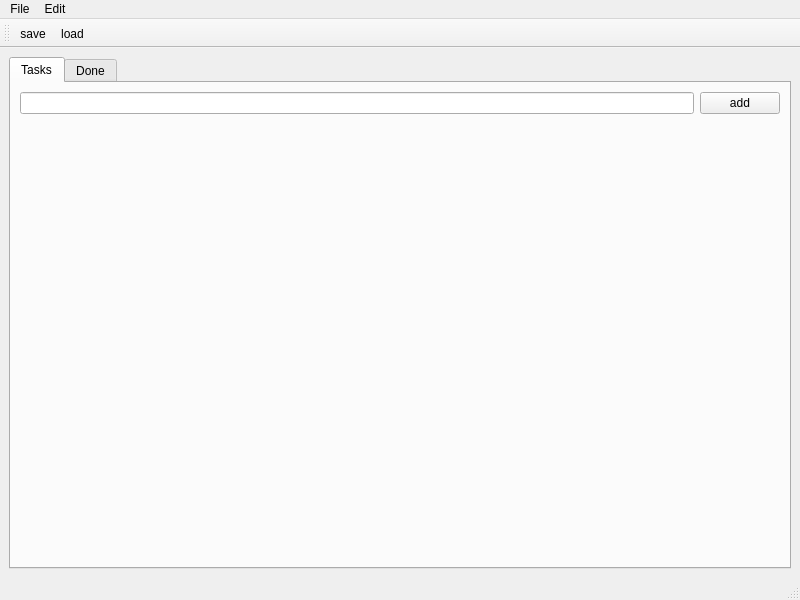
<?xml version="1.0" encoding="UTF-8"?>
<ui version="4.0">
 <class>MainWindow</class>
 <widget class="QMainWindow" name="MainWindow">
  <property name="geometry">
   <rect>
    <x>0</x>
    <y>0</y>
    <width>800</width>
    <height>600</height>
   </rect>
  </property>
  <property name="windowTitle">
   <string>MainWindow</string>
  </property>
  <widget class="QWidget" name="centralwidget">
   <property name="sizePolicy">
    <sizepolicy hsizetype="Minimum" vsizetype="Minimum">
     <horstretch>0</horstretch>
     <verstretch>0</verstretch>
    </sizepolicy>
   </property>
   <layout class="QHBoxLayout" name="horizontalLayout">
    <property name="sizeConstraint">
     <enum>QLayout::SetMinimumSize</enum>
    </property>
    <item>
     <widget class="QTabWidget" name="tabWidget">
      <property name="currentIndex">
       <number>0</number>
      </property>
      <widget class="QWidget" name="taskTab">
       <attribute name="title">
        <string>Tasks</string>
       </attribute>
       <layout class="QVBoxLayout" name="verticalLayout_3">
        <item>
         <layout class="QHBoxLayout" name="addTaskContainer">
          <item>
           <widget class="QLineEdit" name="taskInput"/>
          </item>
          <item>
           <widget class="QPushButton" name="addButton">
            <property name="text">
             <string>add</string>
            </property>
           </widget>
          </item>
         </layout>
        </item>
        <item>
         <layout class="QVBoxLayout" name="tasksListContainer"/>
        </item>
        <item>
         <spacer name="verticalFiller">
          <property name="orientation">
           <enum>Qt::Vertical</enum>
          </property>
          <property name="sizeHint" stdset="0">
           <size>
            <width>20</width>
            <height>40</height>
           </size>
          </property>
         </spacer>
        </item>
       </layout>
      </widget>
      <widget class="QWidget" name="doneTab">
       <attribute name="title">
        <string>Done</string>
       </attribute>
       <layout class="QVBoxLayout" name="verticalLayout_2">
        <item>
         <layout class="QVBoxLayout" name="doneTaskContainer"/>
        </item>
       </layout>
      </widget>
     </widget>
    </item>
   </layout>
  </widget>
  <widget class="QMenuBar" name="menubar">
   <property name="geometry">
    <rect>
     <x>0</x>
     <y>0</y>
     <width>800</width>
     <height>24</height>
    </rect>
   </property>
   <widget class="QMenu" name="menuFile">
    <property name="title">
     <string>File</string>
    </property>
    <addaction name="actionsave"/>
   </widget>
   <widget class="QMenu" name="menuEdit">
    <property name="title">
     <string>Edit</string>
    </property>
   </widget>
   <addaction name="menuFile"/>
   <addaction name="menuEdit"/>
  </widget>
  <widget class="QStatusBar" name="statusbar"/>
  <widget class="QToolBar" name="toolBar">
   <property name="windowTitle">
    <string>toolBar</string>
   </property>
   <attribute name="toolBarArea">
    <enum>TopToolBarArea</enum>
   </attribute>
   <attribute name="toolBarBreak">
    <bool>false</bool>
   </attribute>
   <addaction name="actionsave"/>
   <addaction name="actionload"/>
  </widget>
  <action name="actionsave">
   <property name="icon">
    <iconset>
     <normaloff>../../home/lurifos/.icons/La-Sierra/emotes/scalable/face-angel.svg</normaloff>../../home/lurifos/.icons/La-Sierra/emotes/scalable/face-angel.svg</iconset>
   </property>
   <property name="text">
    <string>save</string>
   </property>
  </action>
  <action name="actionload">
   <property name="icon">
    <iconset>
     <normaloff>../../home/lurifos/.icons/La-Sierra/actions/22x22/code-block.svg</normaloff>../../home/lurifos/.icons/La-Sierra/actions/22x22/code-block.svg</iconset>
   </property>
   <property name="text">
    <string>load</string>
   </property>
  </action>
 </widget>
 <resources/>
 <connections/>
</ui>
